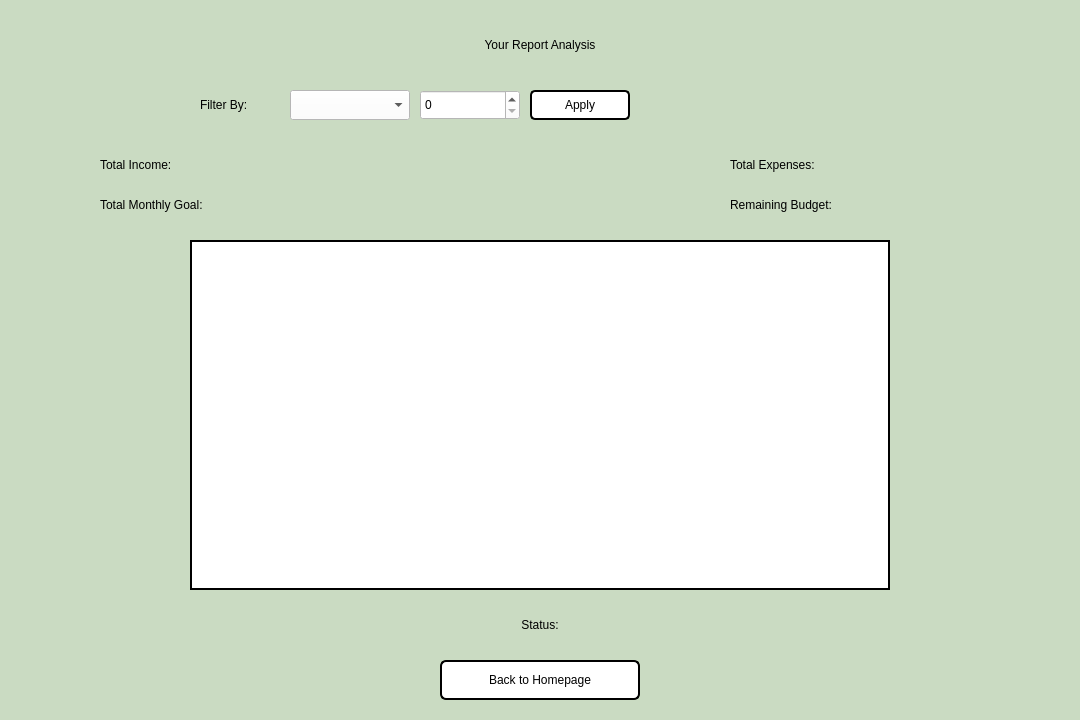
<?xml version="1.0" encoding="UTF-8"?>
<ui version="4.0">
 <class>analyzereport</class>
 <widget class="QDialog" name="analyzereport">
  <property name="geometry">
   <rect>
    <x>0</x>
    <y>0</y>
    <width>1080</width>
    <height>720</height>
   </rect>
  </property>
  <property name="windowTitle">
   <string>BudgetBuddy - Report Analysis</string>
  </property>
  <property name="styleSheet">
   <string notr="true">
    background-color: rgb(202, 219, 194);
   </string>
  </property>

  <!-- Title -->
  <widget class="QLabel" name="labelTitle">
   <property name="geometry">
    <rect>
     <x>390</x>
     <y>20</y>
     <width>300</width>
     <height>50</height>
    </rect>
   </property>
   <property name="text">
    <string>Your Report Analysis</string>
   </property>
   <property name="alignment">
    <set>Qt::AlignCenter</set>
   </property>
   <property name="styleSheet">
    <string notr="true">
     font: 600 18pt "Segoe UI";
     color: rgb(0, 0, 0);
    </string>
   </property>
  </widget>

  <!-- Filter Controls -->
  <widget class="QLabel" name="labelFilter">
   <property name="geometry">
    <rect>
     <x>200</x>
     <y>90</y>
     <width>80</width>
     <height>30</height>
    </rect>
   </property>
   <property name="text">
    <string>Filter By:</string>
   </property>
   <property name="styleSheet">
    <string notr="true">
     font: 600 11pt "Segoe UI";
     color: rgb(0, 0, 0);
    </string>
   </property>
  </widget>

  <widget class="QComboBox" name="comboBoxMonth">
   <property name="geometry">
    <rect>
     <x>290</x>
     <y>90</y>
     <width>120</width>
     <height>30</height>
    </rect>
   </property>
   <property name="styleSheet">
    <string notr="true">
     font: 600 11pt "Segoe UI";
     color: rgb(0, 0, 0);
     background: white;
    </string>
   </property>
  </widget>

  <widget class="QSpinBox" name="spinBoxYear">
   <property name="geometry">
    <rect>
     <x>420</x>
     <y>90</y>
     <width>100</width>
     <height>30</height>
    </rect>
   </property>
   <property name="styleSheet">
    <string notr="true">
     font: 600 11pt "Segoe UI";
     color: rgb(0, 0, 0);
     background: white;
    </string>
   </property>
  </widget>

  <widget class="QPushButton" name="buttonFilter">
   <property name="geometry">
    <rect>
     <x>530</x>
     <y>90</y>
     <width>100</width>
     <height>30</height>
    </rect>
   </property>
   <property name="text">
    <string>Apply</string>
   </property>
   <property name="styleSheet">
    <string notr="true">
     font: 600 11pt "Segoe UI";
     color: rgb(0, 0, 0);
     background: white;
     border: 2px solid black;
     border-radius: 5px;
    </string>
   </property>
  </widget>

  <!-- Summary Labels -->
  <widget class="QLabel" name="labelTotalIncome">
   <property name="geometry">
    <rect>
     <x>100</x>
     <y>150</y>
     <width>250</width>
     <height>30</height>
    </rect>
   </property>
   <property name="text">
    <string>Total Income:</string>
   </property>
   <property name="styleSheet">
    <string notr="true">
     font: 600 12pt "Segoe UI";
     color: rgb(0, 0, 0);
    </string>
   </property>
  </widget>

  <widget class="QLabel" name="labelTotalExpenses">
   <property name="geometry">
    <rect>
     <x>730</x>
     <y>150</y>
     <width>250</width>
     <height>30</height>
    </rect>
   </property>
   <property name="text">
    <string>Total Expenses:</string>
   </property>
   <property name="styleSheet">
    <string notr="true">
     font: 600 12pt "Segoe UI";
     color: rgb(0, 0, 0);
    </string>
   </property>
  </widget>

  <widget class="QLabel" name="labelTotalMonthlyGoal">
   <property name="geometry">
    <rect>
     <x>100</x>
     <y>190</y>
     <width>250</width>
     <height>30</height>
    </rect>
   </property>
   <property name="text">
    <string>Total Monthly Goal:</string>
   </property>
   <property name="styleSheet">
    <string notr="true">
     font: 600 12pt "Segoe UI";
     color: rgb(0, 0, 0);
    </string>
   </property>
  </widget>

  <widget class="QLabel" name="labelRemainingBudget">
   <property name="geometry">
    <rect>
     <x>730</x>
     <y>190</y>
     <width>250</width>
     <height>30</height>
    </rect>
   </property>
   <property name="text">
    <string>Remaining Budget:</string>
   </property>
   <property name="styleSheet">
    <string notr="true">
     font: 600 12pt "Segoe UI";
     color: rgb(0, 0, 0);
    </string>
   </property>
  </widget>

  <!-- Chart Area -->
  <widget class="QFrame" name="chartWidget">
   <property name="geometry">
    <rect>
     <x>190</x>
     <y>240</y>
     <width>700</width>
     <height>350</height>
    </rect>
   </property>
   <property name="frameShape">
    <enum>QFrame::StyledPanel</enum>
   </property>
   <property name="frameShadow">
    <enum>QFrame::Raised</enum>
   </property>
   <property name="styleSheet">
    <string notr="true">
     background: white;
     border: 2px solid black;
   </string>
   </property>
  </widget>

  <!-- Status -->
  <widget class="QLabel" name="labelWarnings">
   <property name="geometry">
    <rect>
     <x>440</x>
     <y>610</y>
     <width>200</width>
     <height>30</height>
    </rect>
   </property>
   <property name="text">
    <string>Status:</string>
   </property>
   <property name="alignment">
    <set>Qt::AlignCenter</set>
   </property>
   <property name="styleSheet">
    <string notr="true">
     font: 600 11pt "Segoe UI";
     color: rgb(0, 0, 0);
    </string>
   </property>
  </widget>

  <!-- Back Button -->
  <widget class="QPushButton" name="buttonBack">
   <property name="geometry">
    <rect>
     <x>440</x>
     <y>660</y>
     <width>200</width>
     <height>40</height>
    </rect>
   </property>
   <property name="text">
    <string>Back to Homepage</string>
   </property>
   <property name="styleSheet">
    <string notr="true">
     font: 600 12pt "Segoe UI";
     color: rgb(0, 0, 0);
     background: white;
     border: 2px solid black;
     border-radius: 6px;
    </string>
   </property>
  </widget>

 </widget>
 <resources/>
 <connections/>
</ui>
